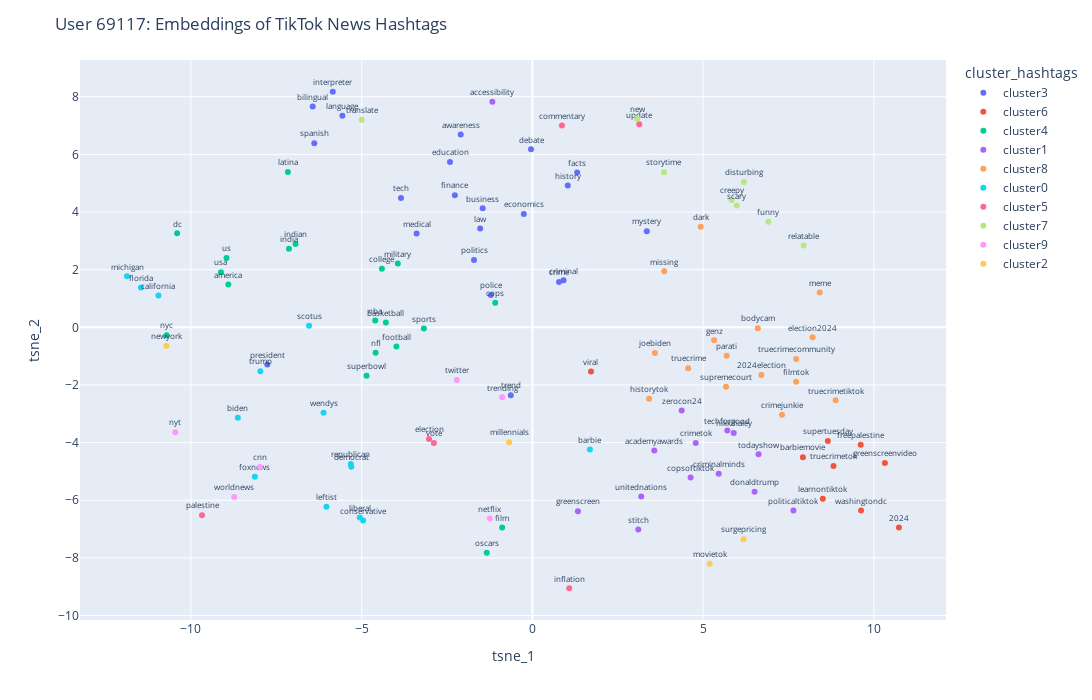

Here is the notebook cell this chart was saved with:
### Code cell
visualize_tsne("69117", "hashtags", 10, 2)

### Figure 1 — Plotly figure (JSON) as saved in the notebook; plotly's stock layout.template omitted (floating-point values rounded to 4 significant figures)
{"data": [{"hovertemplate": "cluster_hashtags=cluster3<br>tsne_1=%{x}<br>tsne_2=%{y}<br>hashtags=%{text}<extra></extra>", "legendgroup": "cluster3", "marker": {"color": "#636efa", "symbol": "circle"}, "mode": "markers+text", "name": "cluster3", "orientation": "v", "showlegend": true, "text": ["economics", "awareness", "mystery", "medical", "tech", "law", "history", "president", "education", "police", "language", "business", "bilingual", "finance", "spanish", "criminal", "interpreter", "crime", "debate", "politics", "trend", "facts"], "textfont": {"size": 8}, "textposition": "top center", "type": "scatter", "x": [-0.2526, -2.101, 3.35, -3.391, -3.848, -1.529, 1.037, -7.765, -2.413, -1.216, -5.565, -1.457, -6.434, -2.272, -6.388, 0.9127, -5.846, 0.7807, -0.04086, -1.71, -0.6336, 1.311], "xaxis": "x", "y": [3.927, 6.688, 3.334, 3.252, 4.489, 3.427, 4.924, -1.287, 5.739, 1.119, 7.34, 4.13, 7.657, 4.586, 6.387, 1.632, 8.173, 1.568, 6.174, 2.337, -2.353, 5.369], "yaxis": "y"}, {"hovertemplate": "cluster_hashtags=cluster6<br>tsne_1=%{x}<br>tsne_2=%{y}<br>hashtags=%{text}<extra></extra>", "legendgroup": "cluster6", "marker": {"color": "#EF553B", "symbol": "circle"}, "mode": "markers+text", "name": "cluster6", "orientation": "v", "showlegend": true, "text": ["supertuesday", "freepalestine", "barbiemovie", "2024", "washingtondc", "learnontiktok", "greenscreenvideo", "viral", "truecrimetok"], "textfont": {"size": 8}, "textposition": "top center", "type": "scatter", "x": [8.652, 9.614, 7.921, 10.73, 9.625, 8.505, 10.32, 1.715, 8.817], "xaxis": "x", "y": [-3.941, -4.072, -4.507, -6.943, -6.358, -5.944, -4.709, -1.531, -4.814], "yaxis": "y"}, {"hovertemplate": "cluster_hashtags=cluster4<br>tsne_1=%{x}<br>tsne_2=%{y}<br>hashtags=%{text}<extra></extra>", "legendgroup": "cluster4", "marker": {"color": "#00cc96", "symbol": "circle"}, "mode": "markers+text", "name": "cluster4", "orientation": "v", "showlegend": true, "text": ["oscars", "basketball", "latina", "us", "indian", "nfl", "nba", "college", "film", "sports", "nyc", "football", "usa", "america", "dc", "superbowl", "cops", "military", "india"], "textfont": {"size": 8}, "textposition": "top center", "type": "scatter", "x": [-1.338, -4.292, -7.161, -8.958, -6.937, -4.592, -4.604, -4.408, -0.8866, -3.178, -10.71, -3.982, -9.121, -8.905, -10.4, -4.858, -1.089, -3.942, -7.13], "xaxis": "x", "y": [-7.825, 0.1674, 5.387, 2.405, 2.89, -0.8806, 0.235, 2.03, -6.941, -0.0374, -0.2732, -0.6621, 1.914, 1.489, 3.262, -1.682, 0.8488, 2.212, 2.724], "yaxis": "y"}, {"hovertemplate": "cluster_hashtags=cluster1<br>tsne_1=%{x}<br>tsne_2=%{y}<br>hashtags=%{text}<extra></extra>", "legendgroup": "cluster1", "marker": {"color": "#ab63fa", "symbol": "circle"}, "mode": "markers+text", "name": "cluster1", "orientation": "v", "showlegend": true, "text": ["zerocon24", "unitednations", "greenscreen", "techforgood", "nikkihaley", "stitch", "politicaltiktok", "criminalminds", "donaldtrump", "todayshow", "academyawards", "accessibility", "copsoftiktok", "crimetok"], "textfont": {"size": 8}, "textposition": "top center", "type": "scatter", "x": [4.371, 3.187, 1.333, 5.707, 5.895, 3.1, 7.643, 5.455, 6.506, 6.623, 3.569, -1.173, 4.633, 4.783], "xaxis": "x", "y": [-2.884, -5.866, -6.378, -3.58, -3.668, -7.011, -6.354, -5.084, -5.705, -4.404, -4.273, 7.828, -5.208, -4.013], "yaxis": "y"}, {"hovertemplate": "cluster_hashtags=cluster8<br>tsne_1=%{x}<br>tsne_2=%{y}<br>hashtags=%{text}<extra></extra>", "legendgroup": "cluster8", "marker": {"color": "#FFA15A", "symbol": "circle"}, "mode": "markers+text", "name": "cluster8", "orientation": "v", "showlegend": true, "text": ["parati", "bodycam", "meme", "crimejunkie", "missing", "truecrimetiktok", "truecrimecommunity", "dark", "truecrime", "historytok", "2024election", "filmtok", "joebiden", "election2024", "supremecourt", "genz"], "textfont": {"size": 8}, "textposition": "top center", "type": "scatter", "x": [5.689, 6.599, 8.414, 7.309, 3.861, 8.88, 7.724, 4.929, 4.563, 3.418, 6.706, 7.722, 3.588, 8.205, 5.67, 5.321], "xaxis": "x", "y": [-0.9889, -0.03165, 1.21, -3.03, 1.942, -2.53, -1.097, 3.488, -1.417, -2.476, -1.654, -1.888, -0.8907, -0.347, -2.061, -0.4502], "yaxis": "y"}, {"hovertemplate": "cluster_hashtags=cluster0<br>tsne_1=%{x}<br>tsne_2=%{y}<br>hashtags=%{text}<extra></extra>", "legendgroup": "cluster0", "marker": {"color": "#19d3f3", "symbol": "circle"}, "mode": "markers+text", "name": "cluster0", "orientation": "v", "showlegend": true, "text": ["foxnews", "wendys", "biden", "california", "republican", "leftist", "scotus", "michigan", "democrat", "trump", "conservative", "liberal", "barbie", "florida"], "textfont": {"size": 8}, "textposition": "top center", "type": "scatter", "x": [-8.129, -6.117, -8.627, -10.95, -5.318, -6.031, -6.541, -11.87, -5.304, -7.968, -4.956, -5.057, 1.685, -11.46], "xaxis": "x", "y": [-5.188, -2.966, -3.134, 1.1, -4.74, -6.222, 0.05212, 1.769, -4.836, -1.523, -6.699, -6.601, -4.24, 1.382], "yaxis": "y"}, {"hovertemplate": "cluster_hashtags=cluster5<br>tsne_1=%{x}<br>tsne_2=%{y}<br>hashtags=%{text}<extra></extra>", "legendgroup": "cluster5", "marker": {"color": "#FF6692", "symbol": "circle"}, "mode": "markers+text", "name": "cluster5", "orientation": "v", "showlegend": true, "text": ["election", "vote", "commentary", "inflation", "palestine", "update"], "textfont": {"size": 8}, "textposition": "top center", "type": "scatter", "x": [-3.028, -2.885, 0.8656, 1.079, -9.676, 3.129], "xaxis": "x", "y": [-3.874, -4.018, 7.005, -9.053, -6.518, 7.042], "yaxis": "y"}, {"hovertemplate": "cluster_hashtags=cluster7<br>tsne_1=%{x}<br>tsne_2=%{y}<br>hashtags=%{text}<extra></extra>", "legendgroup": "cluster7", "marker": {"color": "#B6E880", "symbol": "circle"}, "mode": "markers+text", "name": "cluster7", "orientation": "v", "showlegend": true, "text": ["storytime", "relatable", "funny", "scary", "creepy", "disturbing", "new", "translate"], "textfont": {"size": 8}, "textposition": "top center", "type": "scatter", "x": [3.853, 7.944, 6.911, 5.984, 5.834, 6.193, 3.07, -4.999], "xaxis": "x", "y": [5.382, 2.842, 3.666, 4.23, 4.42, 5.041, 7.237, 7.204], "yaxis": "y"}, {"hovertemplate": "cluster_hashtags=cluster9<br>tsne_1=%{x}<br>tsne_2=%{y}<br>hashtags=%{text}<extra></extra>", "legendgroup": "cluster9", "marker": {"color": "#FF97FF", "symbol": "circle"}, "mode": "markers+text", "name": "cluster9", "orientation": "v", "showlegend": true, "text": ["netflix", "cnn", "nyt", "trending", "worldnews", "twitter"], "textfont": {"size": 8}, "textposition": "top center", "type": "scatter", "x": [-1.246, -7.977, -10.46, -0.8838, -8.733, -2.214], "xaxis": "x", "y": [-6.629, -4.844, -3.637, -2.43, -5.891, -1.826], "yaxis": "y"}, {"hovertemplate": "cluster_hashtags=cluster2<br>tsne_1=%{x}<br>tsne_2=%{y}<br>hashtags=%{text}<extra></extra>", "legendgroup": "cluster2", "marker": {"color": "#FECB52", "symbol": "circle"}, "mode": "markers+text", "name": "cluster2", "orientation": "v", "showlegend": true, "text": ["movietok", "surgepricing", "millennials", "newyork"], "textfont": {"size": 8}, "textposition": "top center", "type": "scatter", "x": [5.19, 6.184, -0.6813, -10.72], "xaxis": "x", "y": [-8.204, -7.351, -3.986, -0.6442], "yaxis": "y"}], "layout": {"height": 700, "legend": {"title": {"text": "cluster_hashtags"}, "tracegroupgap": 0}, "margin": {"t": 60}, "title": {"text": "User 69117: Embeddings of TikTok News Hashtags"}, "width": 1100, "xaxis": {"anchor": "y", "domain": [0, 1], "title": {"text": "tsne_1"}}, "yaxis": {"anchor": "x", "domain": [0, 1], "title": {"text": "tsne_2"}}}}
